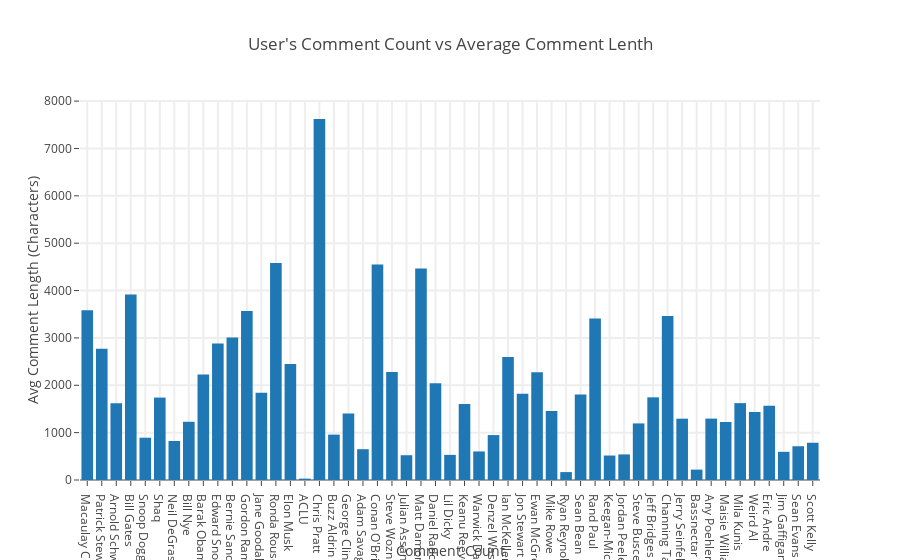

Notebook cell for this chart:
### Code cell
data = [
#     go.Bar(
#         x=counts['Celebrity'], 
#         y=counts['commentCount'], 
#         name='Total Comment Count',
#         textposition = 'auto'),
#     go.Bar(
#         x=counts['Celebrity'], 
#         y=counts['avgCommentLength'], 
#         name='Avg Comment Length',
#         textposition = 'auto'),
    go.Bar(
        x=counts['Celebrity'], 
        y=counts['karma_compound'], 
        name='Net Karma',
        textposition = 'auto'),
#     go.Bar(
#         x=counts['Celebrity'],
#         y=counts['vader_compound'],
#         name='Avg Compound Vader Score',
#         textposition = 'auto')
]

layout= go.Layout(
    title= "Net Karma by User",
    hovermode= 'closest',
    xaxis= dict(
        title= 'Celebrity',
        ticklen= 5,
        #zeroline= False,
        gridwidth= 2,
    ),
    yaxis=dict(
        title= 'Net Karma',
        ticklen= 5,
        #zeroline=False,
        gridwidth= 2
    ),
    showlegend= False
)


fig = go.Figure(data=data, layout=layout)
iplot(fig)

### Figure 1 — Plotly figure (JSON) as saved in the notebook; plotly's stock layout.template omitted (floating-point values rounded to 4 significant figures)
{"data": [{"name": "Net Karma", "textposition": "auto", "type": "bar", "uid": "aa8b8864-a9f8-11e8-8825-60f81db8cc7e", "x": ["Macaulay Culkin", "Patrick Stewart", "Arnold Schwarzenegger", "Bill Gates", "Snoop Dogg", "Shaq", "Neil DeGrasse Tyson", "Bill Nye", "Barak Obama", "Edward Snowden", "Bernie Sanders", "Gordon Ramsey", "Jane Goodall", "Ronda Rousey", "Elon Musk", "ACLU", "Chris Pratt", "Buzz Aldrin", "George Clinton", "Adam Savage", "Conan O'Brien", "Steve Wozniak", "Julian Assange", "Matt Damon", "Daniel Radcliffe", "Lil Dicky", "Keanu Reeves", "Warwick Davis", "Denzel Washington", "Ian McKellen", "Jon Stewart", "Ewan McGregor", "Mike Rowe", "Ryan Reynolds", "Sean Bean", "Rand Paul", "Keegan-Michael Key", "Jordan Peele", "Steve Buscemi", "Jeff Bridges", "Channing Tatum", "Jerry Seinfeld", "Bassnectar", "Any Poehler", "Maisie Williams", "Mila Kunis", "Weird Al", "Eric Andre", "Jim Gaffigan", "Sean Evans", "Scott Kelly"], "y": [3582.0, 2771.0, 1622.0, 3916.0, 892.9, 1740.0, 823.2, 1229.0, 2229.0, 2880.0, 3010.0, 3570.0, 1841.0, 4584.0, 2451.0, 28.73, 7622.0, 958.3, 1403.0, 650.2, 4551.0, 2280.0, 523, 4465.0, 2044.0, 530.2, 1604.0, 602.9, 949.0, 2595.0, 1823.0, 2273.0, 1456.0, 166.9, 1806.0, 3410.0, 516.6, 540.2, 1195.0, 1745.0, 3462.0, 1295.0, 219.2, 1297.0, 1225.0, 1622.0, 1433.0, 1568.0, 594.7, 712.8, 787.0]}], "layout": {"hovermode": "closest", "showlegend": false, "title": "User's Comment Count vs Average Comment Lenth", "xaxis": {"gridwidth": 2, "ticklen": 5, "title": "Comment Count"}, "yaxis": {"gridwidth": 2, "ticklen": 5, "title": "Avg Comment Length (Characters)"}}}
